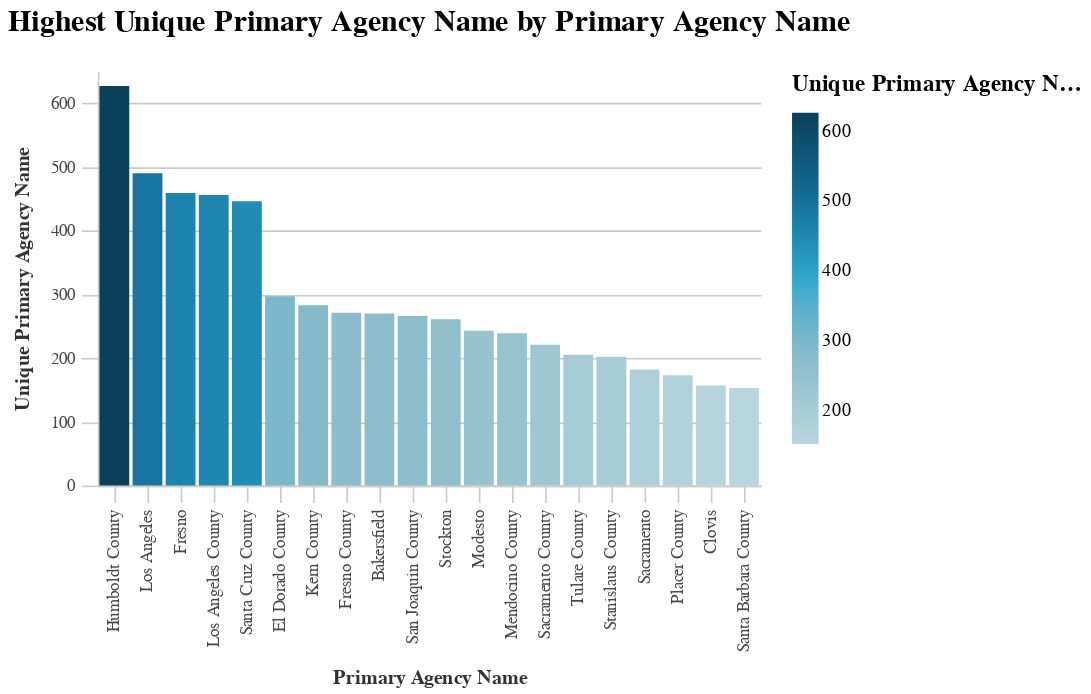

Notebook code cell kept with this figure:
### Code cell
basic_bar_chart(tops, "unique_primary_agency_name", "primary_agency_name")

### Figure 1 — Vega-Lite specification as saved in the notebook (floating-point values rounded to 4 significant figures)
{"width": 400, "height": 250, "background": "white", "config": {"title": {"fontSize": 18, "font": "Raleway", "anchor": "middle", "fontColor": "#333", "fontWeight": "bold", "offset": 20}, "header": {"labelFont": "Nunito Sans", "titleFont": "Raleway"}, "axis": {"domain": true, "domainColor": "#cbcbcb", "grid": true, "gridColor": "#cbcbcb", "gridWidth": 1, "labelColor": "#474747", "labelFontSize": 10, "titleColor": "#333", "tickColor": "#cbcbcb", "tickSize": 10, "titleFontSize": 12, "titlePadding": 10, "labelPadding": 4}, "axisBand": {"grid": false}, "range": {"category_bright": ["#2EA8CE", "#EB9F3C", "#F4D837", "#51BF9D", "#8CBCCB", "#9487C0"], "category_bold": ["#136C97", "#E16B26", "#F6BF16", "#00896B", "#7790A3", "#5B559C"], "diverging": ["#E16B26", "#EB9F3C", "#f6e7e1", "#8CBCCB", "#2EA8CE", "#136C97"], "sequential": ["#B9D6DF", "#8CBCCB", "#2EA8CE", "#136C97", "#0B405B"]}, "legend": {"labelFont": "Nunito Sans", "labelFontSize": 11, "symbolType": "square", "symbolSize": 30, "titleFont": "Raleway", "titleFontSize": 14, "titlePadding": 10, "padding": 1, "orient": "right", "labelLimit": 0}, "view": {"stroke": "transparent"}, "group": {"fill": "white"}, "arc": {"fill": "#8CBCCB"}, "area": {"fill": "#8CBCCB"}, "line": {"stroke": "#8CBCCB", "strokeWidth": 2}, "trail": {"color": "#8CBCCB", "stroke": "#8CBCCB", "strokeWidth": 0, "size": 1}, "path": {"stroke": "#8CBCCB", "strokeWidth": 0.5}, "rect": {"fill": "#8CBCCB"}, "point": {"filled": true, "shape": "circle"}, "shape": {"stroke": "#8CBCCB"}, "text": {"font": "Nunito Sans", "color": "#8CBCCB", "fontSize": 11, "align": "center", "fontWeight": 400, "size": 11}, "bar": {"binSpacing": 2, "fill": "#8CBCCB", "stroke": false}}, "data": {"name": "data-8e9dd7ce07a4ae8373c066266bdc89c4"}, "mark": "bar", "encoding": {"color": {"field": "unique_primary_agency_name", "legend": {"title": "Unique Primary Agency Name"}, "scale": {"range": ["#B9D6DF", "#8CBCCB", "#2EA8CE", "#136C97", "#0B405B"]}, "type": "quantitative"}, "x": {"field": "primary_agency_name", "sort": "-y", "title": "Primary Agency Name", "type": "nominal"}, "y": {"field": "unique_primary_agency_name", "title": "Unique Primary Agency Name", "type": "quantitative"}}, "title": "Highest Unique Primary Agency Name by Primary Agency Name", "$schema": "https://vega.github.io/schema/vega-lite/v4.17.0.json", "datasets": {"data-8e9dd7ce07a4ae8373c066266bdc89c4": [{"prefix": "CML", "unique_prefix": 3293, "prepared_y": 2018.0, "unique_prepared_y": 2827.0, "status_comment": "Authorized", "unique_status_comment": 19399, "project_location": "San Francisco Bay Area", "unique_project_location": 65, "type_of_work": "Bridge Replacement (tc)", "unique_type_of_work": 679, "mpo": "SCAG", "unique_mpo": 4988, "primary_agency_name": "Humboldt County", "unique_primary_agency_name": 627}, {"prefix": "HSIPL", "unique_prefix": 3282, "prepared_y": 2014.0, "unique_prepared_y": 2724.0, "status_comment": "..", "unique_status_comment": 194, "project_location": "Various Locations", "unique_project_location": 31, "type_of_work": "Bridge Replacement", "unique_type_of_work": 519, "mpo": "MTC", "unique_mpo": 3236, "primary_agency_name": "Los Angeles", "unique_primary_agency_name": 490}, {"prefix": "STPL", "unique_prefix": 2779, "prepared_y": 2019.0, "unique_prepared_y": 2665.0, "status_comment": "Prog Code Z400", "unique_status_comment": 108, "project_location": "Sacog Region", "unique_project_location": 29, "type_of_work": "FTA Transfer", "unique_type_of_work": 462, "mpo": "NON-MPO", "unique_mpo": 2592, "primary_agency_name": "Fresno", "unique_primary_agency_name": 459}, {"prefix": "ER", "unique_prefix": 1590, "prepared_y": 2015.0, "unique_prepared_y": 2575.0, "status_comment": "Prog Code M400", "unique_status_comment": 73, "project_location": "Golden Gate Bridge", "unique_project_location": 27, "type_of_work": "Permanent Restoration", "unique_type_of_work": 282, "mpo": "SACOG", "unique_mpo": 1865, "primary_agency_name": "Los Angeles County", "unique_primary_agency_name": 456}, {"prefix": "BRLO", "unique_prefix": 1402, "prepared_y": 2016.0, "unique_prepared_y": 2505.0, "status_comment": "Prog Code Z230", "unique_status_comment": 47, "project_location": "Throughout Kern County", "unique_project_location": 22, "type_of_work": "Road Rehabilitation", "unique_type_of_work": 269, "mpo": "CFCG", "unique_mpo": 1404, "primary_agency_name": "Santa Cruz County", "unique_primary_agency_name": 446}, {"prefix": "BRLS", "unique_prefix": 904, "prepared_y": 2020.0, "unique_prepared_y": 2350.0, "status_comment": "Prog Code Z003", "unique_status_comment": 30, "project_location": "Citywide", "unique_project_location": 18, "type_of_work": "Bridge Preventive Maintenance", "unique_type_of_work": 175, "mpo": "KCOG", "unique_mpo": 998, "primary_agency_name": "El Dorado County", "unique_primary_agency_name": 297}, {"prefix": "ATPL", "unique_prefix": 587, "prepared_y": 2017.0, "unique_prepared_y": 2333.0, "status_comment": "Prog Code M40E", "unique_status_comment": 26, "project_location": "Various Locations (see Comments)", "unique_project_location": 14, "type_of_work": "Emergency Opening", "unique_type_of_work": 153, "mpo": "STANCOG", "unique_mpo": 759, "primary_agency_name": "Kern County", "unique_primary_agency_name": 283}, {"prefix": "RPSTPL", "unique_prefix": 576, "prepared_y": 2021.0, "unique_prepared_y": 1917.0, "status_comment": "Prog Code M0E3", "unique_status_comment": 22, "project_location": "Various Locations In San Diego County", "unique_project_location": 14, "type_of_work": "Pavement Rehabilitation", "unique_type_of_work": 120, "mpo": "AMBAG", "unique_mpo": 745, "primary_agency_name": "Fresno County", "unique_primary_agency_name": 271}, {"prefix": "HPLUL", "unique_prefix": 332, "prepared_y": 2013.0, "unique_prepared_y": 193.0, "status_comment": "Prog Code M23E", "unique_status_comment": 17, "project_location": "County Of Madera", "unique_project_location": 13, "type_of_work": "Seismic Retrofit", "unique_type_of_work": 119, "mpo": "SJCG", "unique_mpo": 515, "primary_agency_name": "Bakersfield", "unique_primary_agency_name": 270}, {"prefix": "SRTSL", "unique_prefix": 331, "prepared_y": 2012.0, "unique_prepared_y": 7.0, "status_comment": "Prog Code Z301", "unique_status_comment": 14, "project_location": "FTA transfer", "unique_project_location": 13, "type_of_work": "Bridge Rehabilitation", "unique_type_of_work": 110, "mpo": "TCAG", "unique_mpo": 489, "primary_agency_name": "San Joaquin County", "unique_primary_agency_name": 266}, {"prefix": "ACSTP", "unique_prefix": 316, "prepared_y": 2011.0, "unique_prepared_y": 5.0, "status_comment": "Prog Code M230", "unique_status_comment": 13, "project_location": "Sixth Street Viaduct Over La River, Us 101, And Uprr, Bnsf, Amtrack, Lacmta And", "unique_project_location": 13, "type_of_work": "Storm Damage Restoration", "unique_type_of_work": 102, "mpo": "SDAG", "unique_mpo": 487, "primary_agency_name": "Stockton", "unique_primary_agency_name": 261}, {"prefix": "BPMP", "unique_prefix": 307, "prepared_y": 2010.0, "unique_prepared_y": 1.0, "status_comment": "Prog Code M240", "unique_status_comment": 13, "project_location": "Various Locations Throughout The City", "unique_project_location": 13, "type_of_work": "Replace 2 Lane Bridge With 2 Lane Bridge (tc)", "unique_type_of_work": 87, "mpo": "SBCG", "unique_mpo": 340, "primary_agency_name": "Modesto", "unique_primary_agency_name": 243}, {"prefix": "BPMPL", "unique_prefix": 272, "prepared_y": null, "unique_prepared_y": null, "status_comment": "Prog Code Z40E", "unique_status_comment": 13, "project_location": "In Stanislaus County", "unique_project_location": 12, "type_of_work": "Ac Overlay (tc)", "unique_type_of_work": 77, "mpo": "MCAG", "unique_mpo": 279, "primary_agency_name": "Mendocino County", "unique_primary_agency_name": 239}, {"prefix": "FTACML", "unique_prefix": 267, "prepared_y": null, "unique_prepared_y": null, "status_comment": "Prog Code L23E", "unique_status_comment": 10, "project_location": "Stanislaus County", "unique_project_location": 12, "type_of_work": "Road Rehabilitation (tc)", "unique_type_of_work": 75, "mpo": "BCAG", "unique_mpo": 255, "primary_agency_name": "Sacramento County", "unique_primary_agency_name": 221}, {"prefix": "HRRRL", "unique_prefix": 267, "prepared_y": null, "unique_prepared_y": null, "status_comment": "Prog Code RPS9", "unique_status_comment": 10, "project_location": "Various", "unique_project_location": 12, "type_of_work": "Bridge Rehabilitation (tc)", "unique_type_of_work": 72, "mpo": "SLAC", "unique_mpo": 240, "primary_agency_name": "Tulare County", "unique_primary_agency_name": 205}, {"prefix": "BHLS", "unique_prefix": 261, "prepared_y": null, "unique_prepared_y": null, "status_comment": "Hold for FTIP amendment.", "unique_status_comment": 9, "project_location": "Bay Area", "unique_project_location": 11, "type_of_work": "Road Reconstruction", "unique_type_of_work": 68, "mpo": "STPA", "unique_mpo": 207, "primary_agency_name": "Stanislaus County", "unique_primary_agency_name": 202}, {"prefix": "CMLNI", "unique_prefix": 250, "prepared_y": null, "unique_prepared_y": null, "status_comment": "Prog Code L40E", "unique_status_comment": 8, "project_location": "City Of Atwater", "unique_project_location": 11, "type_of_work": "Install Traffic Signal", "unique_type_of_work": 57, "mpo": "MCTC", "unique_mpo": 194, "primary_agency_name": "Sacramento", "unique_primary_agency_name": 182}, {"prefix": "ACSTER", "unique_prefix": 230, "prepared_y": null, "unique_prepared_y": null, "status_comment": "Prog Code M003", "unique_status_comment": 8, "project_location": "City Of Visalia", "unique_project_location": 11, "type_of_work": "Bridge Preventative Maintenance", "unique_type_of_work": 43, "mpo": "KCAG", "unique_mpo": 141, "primary_agency_name": "Placer County", "unique_primary_agency_name": 173}, {"prefix": "STPLZ", "unique_prefix": 174, "prepared_y": null, "unique_prepared_y": null, "status_comment": "Prog Code Z240", "unique_status_comment": 7, "project_location": "City Of Wasco", "unique_project_location": 11, "type_of_work": "Replace Bridge (tc)", "unique_type_of_work": 43, "mpo": "SANDAG", "unique_mpo": 137, "primary_agency_name": "Clovis", "unique_primary_agency_name": 157}, {"prefix": "STPLN", "unique_prefix": 111, "prepared_y": null, "unique_prepared_y": null, "status_comment": "Prog Code L230", "unique_status_comment": 6, "project_location": "Sf Bay Area: Regionwide", "unique_project_location": 11, "type_of_work": "Pedestrian Improvements", "unique_type_of_work": 42, "mpo": "SJCOG", "unique_mpo": 134, "primary_agency_name": "Santa Barbara County", "unique_primary_agency_name": 153}]}}
